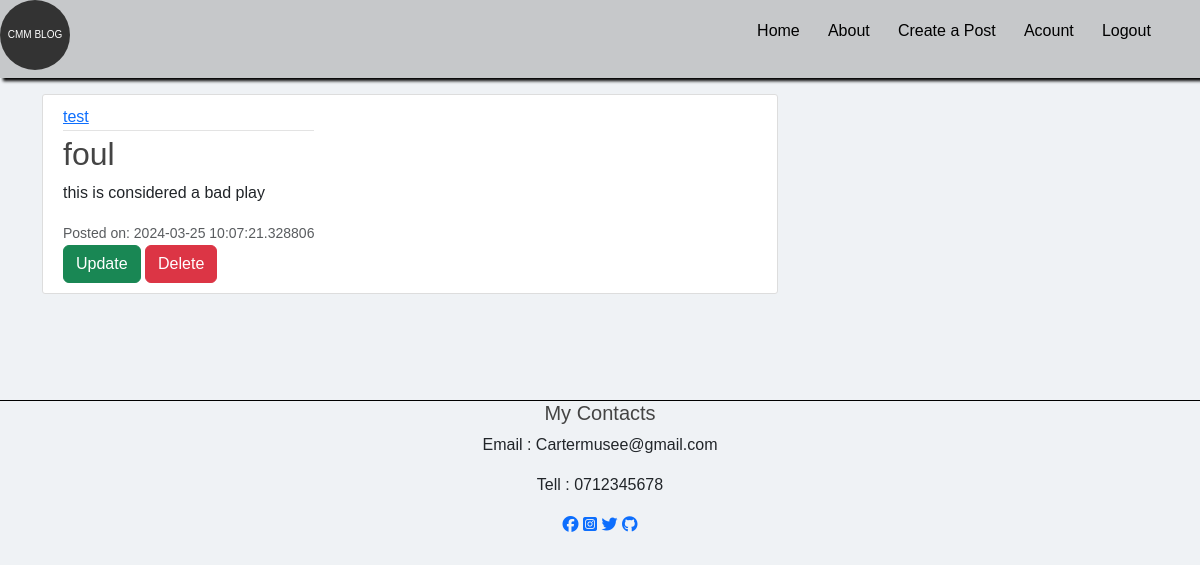
The app's page /post/3 (signed in), older data.
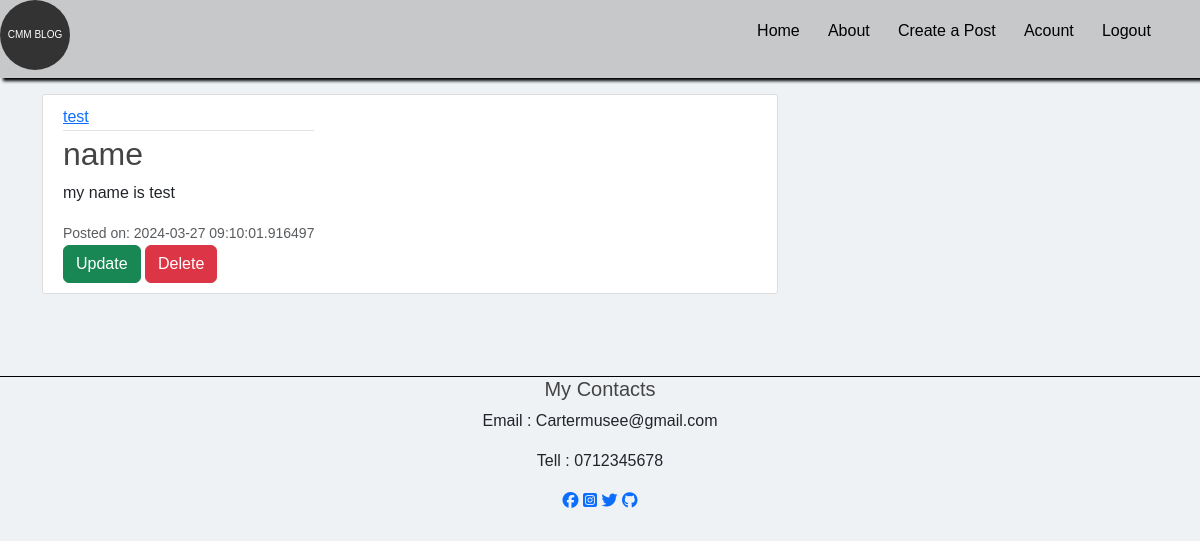
The same page, newer data.
### flaskblog/modules.py (models this page shows, shortened)
class Post(db.Model):
    id = db.Column(db.Integer, primary_key=True)
    title = db.Column(db.String(100), nullable=False)
    date_posted = db.Column(db.DateTime, nullable=False, default=datetime.utcnow)
    content = db.Column(db.Text(2000), nullable=False)
    user_id = db.Column(db.Integer(), db.ForeignKey('user.id'), nullable=False)

### flaskblog/routes.py (the view)
@app.route("/post/<int:post_id>",methods=['GET','POST'])
@login_required
def post(post_id):
    form = SearchForm()
    post = Post.query.get_or_404(post_id)
    return render_template('post.html',post=post)

### flaskblog/modules.py (called while the page is built)
@login_manager.user_loader
def load_user(user_id):
    return User.query.get(int(user_id))

### flaskblog/templates/post.html (shortened to what this page needs)
{% extends "layout.html" %}
{% block body%}
    <article class="media content-section">
        <div class="media-body">
          <div class="article-metadata">
            <a class="mr-2" href="{{ url_for('user_posts', username=post.author.username) }}">{{ post.author.username }}</a>
          </div>
          <h2 class="article-title">{{ post.title }}</h2>
          <p class="article-content">{{ post.content }}</p>
          <small class="text-muted">Posted on: {{ post.date_posted }}</small>
          {% if post.author == current_user %}
            <div>
              <a class="btn btn-success btb-sm" href="{{url_for('update_post',post_id=post.id )}}">Update</a>
              <button type="button" class="btn btn-danger" data-bs-toggle="modal" data-bs-target="#deleteModal">Delete</button>
            </div>
          {% endif%}
        </div>
      </article>
{% endblock %}

Row changes from the older to the newer data that the page shows:
changed Post: title "foul" → "name"; content "this is considered a bad play" → "my name is test"; date_posted "2024-03-25 10:07:21.328806" → "2024-03-27 09:10:01.916497"
